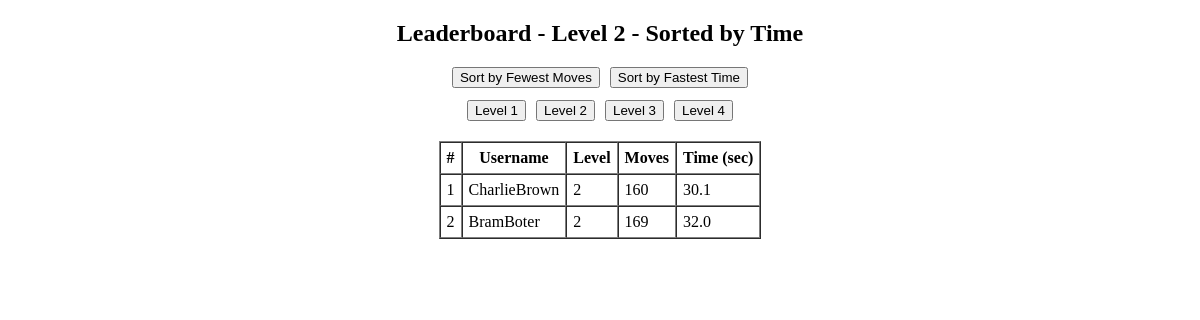
Before: /leaderboard/time/2 with the older database file.
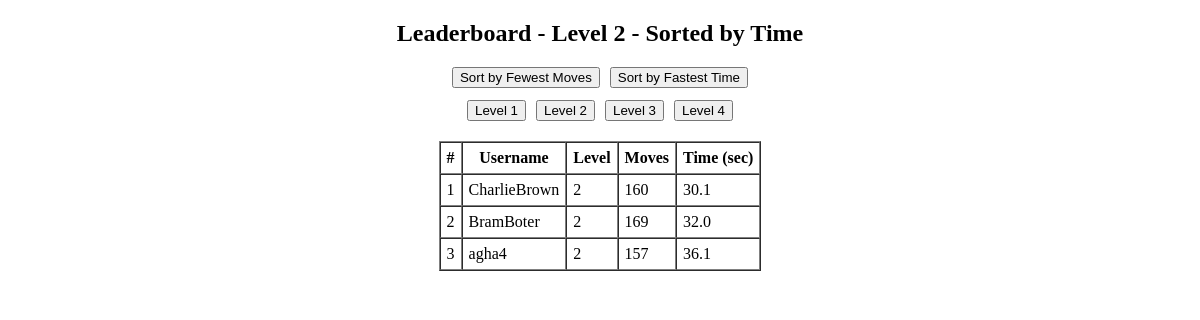
After: the same page with the newer database file.
### server.py (models this page shows)
class ScoreTime(db.Model):
    score_id = db.Column(db.Integer, primary_key=True)
    username = db.Column(db.String(20), nullable=False)
    level = db.Column(db.String(30), nullable=False)
    moves = db.Column(db.Integer, nullable=False)
    time_taken = db.Column(db.Float, nullable=False)
    __table_args__ = (
        db.UniqueConstraint('username', 'level', name='unique_username_level'),
    )

### server.py (the view)
@app.route('/leaderboard/time/<level>')
def leaderboard_time(level):
    scores = ScoreTime.query.filter_by(level=level).order_by(ScoreTime.time_taken.asc()).all()
    return render_template('leaderboard.html', scores=scores, selected_level=level, mode='time')

### templates/leaderboard.html (shortened to what this page needs)
<!DOCTYPE html>
<html lang="en">
<head>
    <link rel="stylesheet" href="{{ url_for('static', filename='css/styleleaderboard.css') }}">
</head>
<body>
    <div class="leaderboard-container">
        {% if selected_level %}
            <h2>Leaderboard - Level {{ selected_level }} - Sorted by {{ mode|capitalize }}</h2>
            <div class="sort-buttons">
                <form action="{{ url_for('leaderboard_moves', level=selected_level) }}" method="get">
                    <button type="submit">Sort by Fewest Moves</button>
                </form>
                <form action="{{ url_for('leaderboard_time', level=selected_level) }}" method="get">
                    <button type="submit">Sort by Fastest Time</button>
                </form>
            </div>
        {% endif %}
        <div class="level-buttons">
            <form action="{{ url_for('leaderboard_' + mode, level='1') }}" method="get"><button>Level 1</button></form>
            <form action="{{ url_for('leaderboard_' + mode, level='2') }}" method="get"><button>Level 2</button></form>
            <form action="{{ url_for('leaderboard_' + mode, level='3') }}" method="get"><button>Level 3</button></form>
            <form action="{{ url_for('leaderboard_' + mode, level='4') }}" method="get"><button>Level 4</button></form>
        </div>
        <table border="1" cellspacing="0" cellpadding="6">
            <tr>
                <th>#</th>
                <th>Username</th>
                <th>Level</th>
                <th>Moves</th>
                <th>Time (sec)</th>
            </tr>
            {% for score in scores %}
            <tr>
                <td>{{ loop.index }}</td>
                <td>{{ score.username }}</td>
                <td>{{ score.level }}</td>
                <td>{{ score.moves }}</td>
                <td>{{ score.time_taken }}</td>
            </tr>
            {% endfor %}
        </table>
    </div>
</body>
</html>

Changed rows visible on the page:
added ScoreTime: username "agha4", level "2", moves "157", time_taken "36.1"
